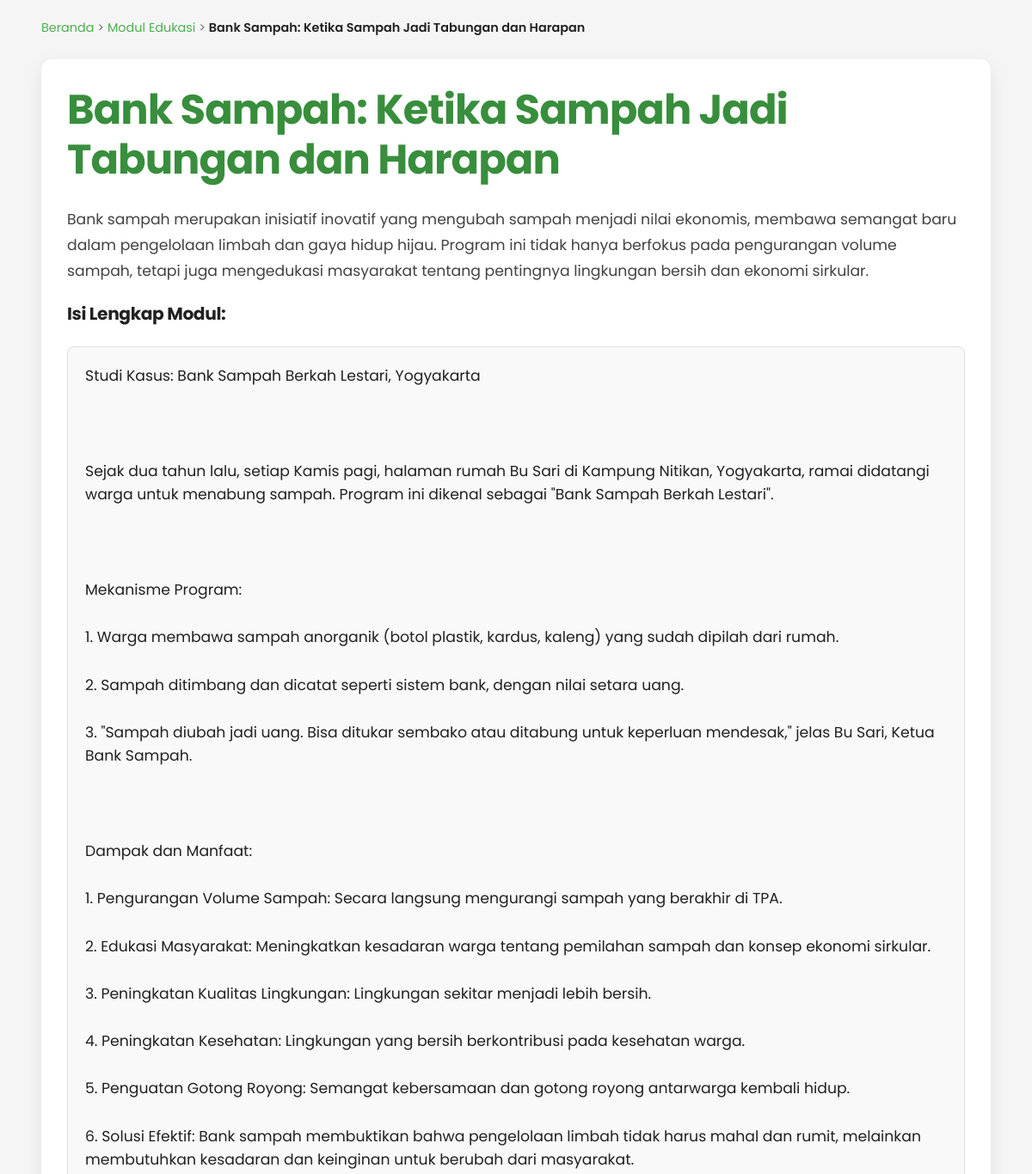
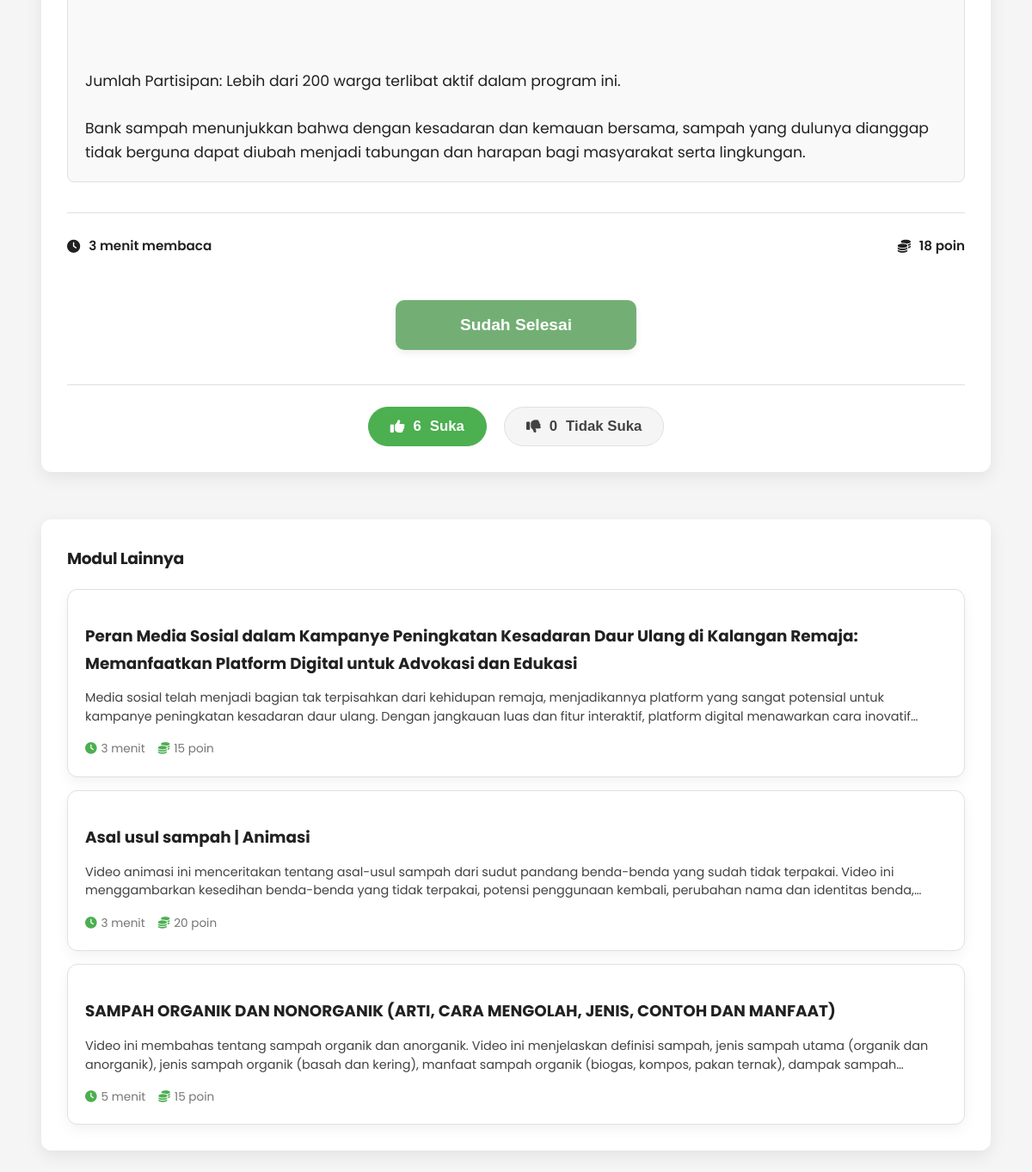
Screenshot of /module-detail.php?id=36&type=research&targetProgressModuleId=6 (signed in) with the database file from the repository (2 pictures, top to bottom).
### tables this page shows
CREATE TABLE `modules_research` (
  `id` int(11) UNSIGNED NOT NULL,
  `title` varchar(255) NOT NULL,
  `description` text DEFAULT NULL,
  `content_type` varchar(50) DEFAULT NULL,
  `content_url` varchar(255) DEFAULT NULL,
  `text_content` longtext DEFAULT NULL,
  `estimated_minutes` int(11) DEFAULT NULL,
  `points_reward` int(11) DEFAULT 0,
  `is_active` tinyint(1) DEFAULT 1,
  `created_at` timestamp NOT NULL DEFAULT current_timestamp(),
  `created_by` int(11) UNSIGNED DEFAULT NULL
);

CREATE TABLE `module_feedback` (
  `id` int(10) UNSIGNED NOT NULL,
  `module_type` enum('research','video') NOT NULL,
  `module_id` int(10) UNSIGNED NOT NULL,
  `likes_count` int(11) DEFAULT 0,
  `dislikes_count` int(11) DEFAULT 0
);

### module-detail.php (the view, shortened to what this page needs)
<?php
require_once 'db_connection.php';
$moduleProgressMapping = require 'module_mappings.php';
$loggedInUserId = $_SESSION['user_id'];
$moduleId = filter_var($_GET['id'] ?? null, FILTER_SANITIZE_NUMBER_INT);
$moduleType = filter_var($_GET['type'] ?? null, FILTER_SANITIZE_STRING);
$moduleData = null;
$contentHtml = '<p>Konten modul tidak tersedia.</p>';
$isCompleted = false;
$feedbackCounts = ['likes_count' => 0, 'dislikes_count' => 0];
$userFeedbackType = null;
if ($moduleId === null || $moduleId <= 0 || !in_array($moduleType, ['research', 'video'])) {
    $contentHtml = '<p>Modul tidak ditemukan. Pastikan ID dan tipe modul benar dan valid.</p>';
} else {
    if ($moduleType === 'research') {
        $stmt = $conn->prepare("SELECT title, description, content_type, content_url, text_content, estimated_minutes, points_reward FROM modules_research WHERE id = ? AND is_active = 1");
        if ($stmt) {
            $stmt->bind_param("i", $moduleId);
            $stmt->execute();
            $result = $stmt->get_result();
            $moduleData = $result->fetch_assoc();
            if ($moduleData) {
                switch ($moduleData['content_type']) {
                    case 'text':
                        $contentHtml = '<p>' . nl2br(htmlspecialchars($moduleData['description'])) . '</p>';
                        if (!empty($moduleData['text_content'])) {
                            $contentHtml .= '<h3>Isi Lengkap Modul:</h3><div class="module-text-content">' . nl2br(htmlspecialchars($moduleData['text_content'])) . '</div>';
                        } else {
                            $contentHtml .= '<p>Isi teks modul tidak tersedia.</p>';
                        }
                        break;
                }
            } else {
                $contentHtml = '<p>Modul riset tidak ditemukan atau tidak aktif.</p>';
            }
        } else {
            error_log("Failed to prepare research module query: " . $conn->error);
            $contentHtml = '<p>Terjadi kesalahan saat memuat modul riset dari database.</p>';
        }
    }
}
if ($moduleData) {
    $stmt_check_completed = $conn->prepare("SELECT is_completed FROM user_module_progress WHERE user_id = ? AND module_type = ? AND module_id = ?");
    if ($stmt_check_completed) {
        $stmt_check_completed->bind_param("isi", $loggedInUserId, $moduleType, $moduleId);
        $stmt_check_completed->execute();
        $result_completed = $stmt_check_completed->get_result();
        if ($result_completed->num_rows > 0 && $result_completed->fetch_assoc()['is_completed'] == 1) {
            $isCompleted = true;
        }
    }
}
if ($moduleData) {
    $stmt_get_feedback_counts = $conn->prepare("SELECT likes_count, dislikes_count FROM module_feedback WHERE module_type = ? AND module_id = ?");
    if ($stmt_get_feedback_counts) {
        $stmt_get_feedback_counts->bind_param("si", $moduleType, $moduleId);
        $stmt_get_feedback_counts->execute();
        $result_feedback_counts = $stmt_get_feedback_counts->get_result();
        if ($row_feedback = $result_feedback_counts->fetch_assoc()) {
            $feedbackCounts = $row_feedback;
        }
    }
    $stmt_get_user_feedback = $conn->prepare("SELECT feedback_type FROM user_module_feedback WHERE user_id = ? AND module_type = ? AND module_id = ?");
    if ($stmt_get_user_feedback) {
        $stmt_get_user_feedback->bind_param("isi", $loggedInUserId, $moduleType, $moduleId);
        $stmt_get_user_feedback->execute();
        $result_user_feedback = $stmt_get_user_feedback->get_result();
        if ($row_user_feedback = $result_user_feedback->fetch_assoc()) {
            $userFeedbackType = $row_user_feedback['feedback_type'];
        }
    }
}
$recentModules = [];
try {
    $stmt_recent_modules = $conn->prepare("
        (SELECT id, title, description, estimated_minutes AS duration_minutes, points_reward, 'research' AS module_type, created_at FROM modules_research WHERE is_active = 1)
        UNION ALL
        (SELECT id, title, description, duration_minutes, points_reward, 'video' AS module_type, created_at FROM modules_video WHERE is_active = 1)
        ORDER BY created_at DESC
        LIMIT 4
    ");
    if ($stmt_recent_modules) {
        $stmt_recent_modules->execute();
        $result_recent_modules = $stmt_recent_modules->get_result();
        while ($row = $result_recent_modules->fetch_assoc()) {
            if (!($row['id'] == $moduleId && $row['module_type'] == $moduleType) && count($recentModules) < 3) {
                $recentModules[] = $row;
            }
        }
    } else {
        error_log("Failed to prepare recent modules query: " . $conn->error);
    }
} catch (Exception $e) {
    error_log("Error fetching recent modules for sidebar: " . $e->getMessage());
}
?>
<!DOCTYPE html>
<html lang="id">
<head>
    <link rel="stylesheet" href="https://cdnjs.cloudflare.com/ajax/libs/font-awesome/6.4.0/css/all.min.css">
</head>
<body>
    <div class="breadcrumbs">
        <a href="modules.php">Beranda</a> > <a href="modules.php#education-modules">Modul Edukasi</a> > <span id="current-module-breadcrumb"><?php echo htmlspecialchars($moduleData['title'] ?? 'Memuat...'); ?></span>
    </div>
    <div class="main-layout-wrapper">
        <div class="main-content">
            <div class="card main-content-card">
                <h1 id="module-detail-heading"><?php echo htmlspecialchars($moduleData['title'] ?? 'Memuat Konten...'); ?></h1>
                <article class="module-content" id="module-detail-content">
                    <?php if ($moduleData === null): ?>
                    <div class="skeleton-loader-container" id="module-skeleton-loader">
                        <div class="skeleton-loader heading"><div class="skeleton-wrapper"></div></div>
                        <div class="skeleton-loader text-line long"><div class="skeleton-wrapper"></div></div>
                        <div class="skeleton-loader text-line"><div class="skeleton-wrapper"></div></div>
                        <div class="skeleton-loader text-line short"><div class="skeleton-wrapper"></div></div>
                        <div class="skeleton-loader image"><div class="skeleton-wrapper"></div></div>
                        <div class="skeleton-loader text-line"><div class="skeleton-wrapper"></div></div>
                        <div class="skeleton-loader text-line long"><div class="skeleton-wrapper"></div></div>
                        <div class="skeleton-loader text-line short"><div class="skeleton-wrapper"></div></div>
                    </div>
                    <p>Modul tidak dapat dimuat. Pastikan modul tersedia dan aktif.</p>
                    <?php else: ?>
                        <?php echo $contentHtml; ?>
                    <?php endif; ?>
                </article>
                <div class="module-info">
                    <span id="module-detail-duration">
                        <i class="fas fa-clock"></i>
                        <?php
                            if ($moduleData) {
                                if ($moduleType === 'research') {
                                    echo htmlspecialchars($moduleData['estimated_minutes']) . ' menit membaca';
                                } elseif ($moduleType === 'video') {
                                    $duration_in_seconds = (int)$moduleData['duration_minutes'] * 60;
                                    echo gmdate("i:s", $duration_in_seconds) . ' menit menonton';
                                }
                            } else {
                                echo 'XX menit';
                            }
                        ?>
                    </span>
                    <span id="module-detail-points">
                        <i class="fas fa-coins"></i>
                        <?php echo htmlspecialchars($moduleData['points_reward'] ?? 'XX'); ?> poin
                    </span>
                </div>
                <div class="completion-button-container">
                    <button class="btn-complete" id="complete-detail-module-btn"
                        <?php echo $isCompleted ? 'aria-disabled="true" style="pointer-events: none; opacity: 0.7; background-color: var(--primary-dark-color); border-color: var(--primary-dark-color);"' : ''; ?>>
                    </button>
                </div>
                <div class="feedback-section">
                    <button class="feedback-button like <?php echo ($userFeedbackType === 'like' ? 'active' : ''); ?>" data-type="like" id="module-like-btn">
                        <i class="fas fa-thumbs-up"></i>
                        <span id="module-like-count"><?php echo htmlspecialchars($feedbackCounts['likes_count']); ?></span> Suka
                    </button>
                    <button class="feedback-button dislike <?php echo ($userFeedbackType === 'dislike' ? 'active' : ''); ?>" data-type="dislike" id="module-dislike-btn">
                        <i class="fas fa-thumbs-down"></i>
                        <span id="module-dislike-count"><?php echo htmlspecialchars($feedbackCounts['dislikes_count']); ?></span> Tidak Suka
                    </button>
                </div>
            </div>
        </div>
        <div class="md:w-1/3 mt-6 md:mt-0">
            <div class="card">
                <h3 class="text-2xl font-bold text-dark-green mb-5">Modul Lainnya</h3>
                <div class="recent-modules-container">
                    <?php if (!empty($recentModules)): ?>
                        <?php foreach ($recentModules as $recentModule): ?>
                            <div class="recent-module-card">
                                <a href="module-detail.php?id=<?php echo htmlspecialchars($recentModule['id']); ?>&type=<?php echo htmlspecialchars($recentModule['module_type']); ?>&targetProgressModuleId=<?php echo htmlspecialchars($moduleProgressMapping[$recentModule['module_type']][$recentModule['id']] ?? ''); ?>">
                                    <p class="recent-module-title"><?php echo htmlspecialchars($recentModule['title']); ?></p>
                                    <p class="recent-module-description">
                                        <?php echo htmlspecialchars($recentModule['description']); ?>
                                    </p>
                                    <div class="recent-module-info">
                                        <span>
                                            <i class="fas fa-clock"></i>
                                            <span><?php echo htmlspecialchars($recentModule['duration_minutes']); ?> menit</span>
                                        </span>
                                        <span>
                                            <i class="fas fa-coins"></i>
                                            <span><?php echo htmlspecialchars($recentModule['points_reward']); ?> poin</span>
                                        </span>
                                    </div>
                                </a>
                            </div>
                        <?php endforeach; ?>
                    <?php else: ?>
                        <p class="text-text-light p-3">Tidak ada modul lainnya saat ini.</p>
                    <?php endif; ?>
                </div>
            </div>
        </div>
    </div>
</body>
</html>

### rows the page displays
modules_research: title "Bank Sampah: Ketika Sampah Jadi Tabungan dan Harapan", description "Bank sampah merupakan inisiatif inovatif yang mengubah sampah menjadi nilai ekonomis, membawa semangat baru dalam pengelolaan limbah dan gaya hidup hijau. Program ini tidak hanya berfokus pada pengurangan volume sampah, tetapi juga mengedukasi masyarakat tentang pentingnya lingkungan bersih dan ekonomi sirkular.", text_content "Studi Kasus: Bank Sampah Berkah Lestari, Yogyakarta Sejak dua tahun lalu, setiap Kamis pagi, halaman rumah Bu Sari di Kampung Nitikan, Yogyakarta, ramai didatangi warga untuk menabung sampah. Program ini dikenal sebagai \"Bank Sampah Berkah Lestari\". Mekanisme Program: 1. Warga membawa sampah anorganik (botol plastik, kardus, kaleng) yang sudah dipilah dari rumah. 2. Sampah ditimbang dan dicatat seperti sistem bank, dengan nilai setara uang. 3. \"Sampah diubah jadi uang. Bisa ditukar sembako atau ditabung untuk keperluan mendesak,\" jelas Bu Sari, Ketua Bank Sampah. Dampak dan Manfaat: 1. Pengurangan Volume Sampah: Secara langsung mengurangi sampah yang berakhir di TPA. 2. Edukasi Masyarakat:…", estimated_minutes "3", points_reward "18"
module_feedback: likes_count "6", dislikes_count "0"

### other values shown
$recentModule['title'] "Peran Media Sosial dalam Kampanye Peningkatan Kesadaran Daur Ulang di Kalangan Remaja: Memanfaatkan Platform Digital untuk Advokasi dan Edukasi"
$recentModule['duration_minutes'] "3"
$recentModule['points_reward'] "15"
$recentModule['title'] "Asal usul sampah | Animasi"
$recentModule['points_reward'] "20"
$recentModule['title'] "SAMPAH ORGANIK DAN NONORGANIK (ARTI, CARA MENGOLAH, JENIS, CONTOH DAN MANFAAT)"
$recentModule['duration_minutes'] "5"
